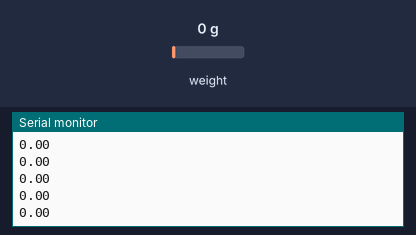
The sketch below on a simulated Arduino Uno, built with avr-gcc and run on an emulated ATmega328P. Shown: the last lines printed to the serial monitor. Inputs (shaded band) come from the test bench; at power-on: weight on the scale 0 g.

Above: at 2.2 s.
2.3 s: weight on the scale set to 100 g
At 2.32 s:
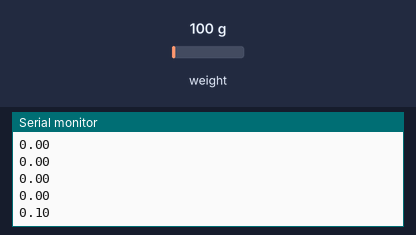
3.8 s: weight on the scale set to 1250 g
At 3.85 s:
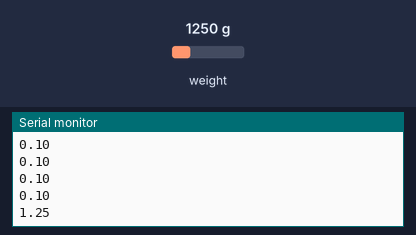
Timing chart, 0 to 6.8 s (numbered marks = the images above; inputs shaded):
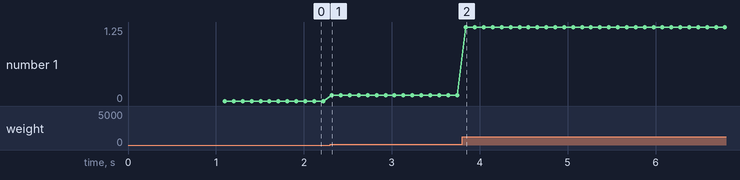

The sketch:

Weighing.ino
```cpp
#include <Arduino.h>
#include "HX711.h"

const int LOADCELL_DOUT_PIN = 5;
const int LOADCELL_SCK_PIN = 6;

HX711 scale;

void setup()
{

  // Initializing arduino and pins

  Serial.begin(9600);

  scale.begin(LOADCELL_DOUT_PIN, LOADCELL_SCK_PIN);

  scale.tare(); // reset the scale to 0
}

void loop()
{
  scale.set_scale(10481.51);  // Change this value to calibrate the load cell if needed

  double reading = scale.get_units();

  if (reading < 0) { reading *= -1; }   // To only print the positive values and ignore values such as -0

  Serial.println(reading);

  delay(1);
}
```

Measured:
- after the input at 2.3 s, the serial monitor: prints a new line at once (image 1)
- after the input at 3.8 s, the serial monitor: prints a new line at once (image 2)
- plotted number 1: 0 → 0.1 after the input at 2.3 s, 0.1 → 1.25 after the input at 3.8 s
